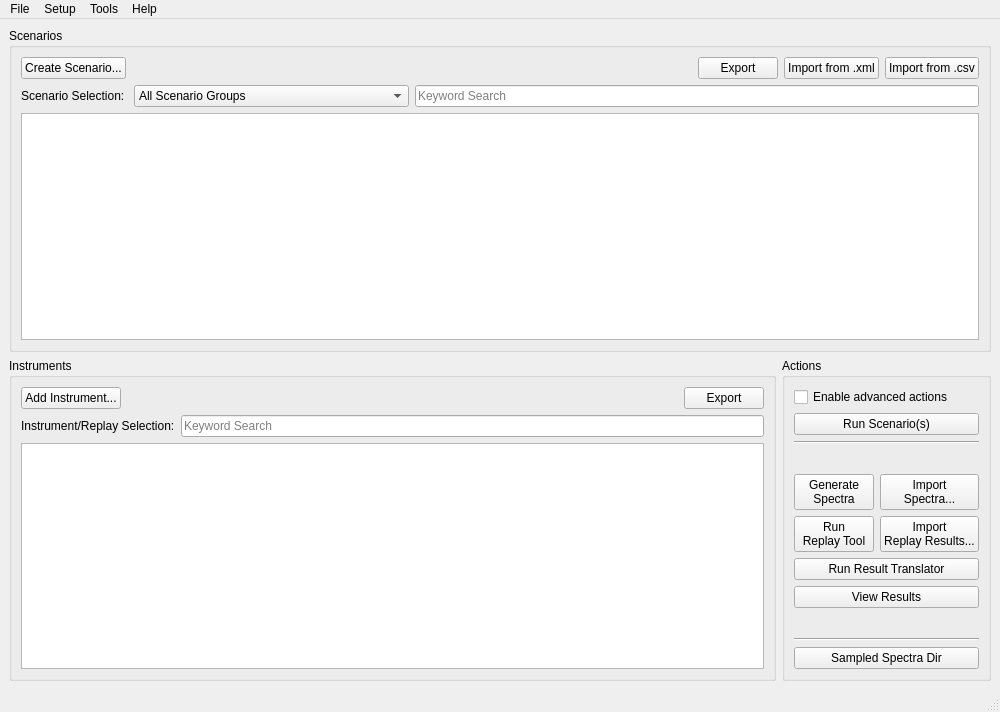
<?xml version="1.0" encoding="UTF-8"?>
<ui version="4.0">
 <class>MainWindow</class>
 <widget class="QMainWindow" name="MainWindow">
  <property name="geometry">
   <rect>
    <x>0</x>
    <y>0</y>
    <width>1000</width>
    <height>712</height>
   </rect>
  </property>
  <property name="sizePolicy">
   <sizepolicy hsizetype="Expanding" vsizetype="Expanding">
    <horstretch>0</horstretch>
    <verstretch>0</verstretch>
   </sizepolicy>
  </property>
  <property name="windowTitle">
   <string>RASE</string>
  </property>
  <property name="unifiedTitleAndToolBarOnMac">
   <bool>true</bool>
  </property>
  <widget class="QWidget" name="centralwidget">
   <layout class="QVBoxLayout" name="verticalLayout_6">
    <item>
     <layout class="QHBoxLayout" name="horizontalLayout_4" stretch="0">
      <item>
       <widget class="QGroupBox" name="groupBox">
        <property name="title">
         <string>Scenarios</string>
        </property>
        <property name="flat">
         <bool>false</bool>
        </property>
        <layout class="QVBoxLayout" name="verticalLayout">
         <item>
          <layout class="QHBoxLayout" name="horizontalLayout_9">
           <item>
            <widget class="QPushButton" name="btnAddScenario">
             <property name="text">
              <string>Create Scenario...</string>
             </property>
            </widget>
           </item>
           <item>
            <spacer name="horizontalSpacer_5">
             <property name="orientation">
              <enum>Qt::Orientation::Horizontal</enum>
             </property>
             <property name="sizeHint" stdset="0">
              <size>
               <width>40</width>
               <height>20</height>
              </size>
             </property>
            </spacer>
           </item>
           <item>
            <widget class="QPushButton" name="btnExportScenarios">
             <property name="text">
              <string>Export</string>
             </property>
            </widget>
           </item>
           <item>
            <widget class="QPushButton" name="btnImportScenariosXML">
             <property name="text">
              <string>Import from .xml</string>
             </property>
            </widget>
           </item>
           <item>
            <widget class="QPushButton" name="btnImportScenariosCSV">
             <property name="text">
              <string>Import from .csv</string>
             </property>
            </widget>
           </item>
          </layout>
         </item>
         <item>
          <layout class="QHBoxLayout" name="horizontalLayout_6">
           <item>
            <widget class="QLabel" name="label_12">
             <property name="text">
              <string>Scenario Selection: </string>
             </property>
            </widget>
           </item>
           <item>
            <widget class="QComboBox" name="cmbScenarioGroups">
             <property name="enabled">
              <bool>true</bool>
             </property>
             <property name="minimumSize">
              <size>
               <width>275</width>
               <height>0</height>
              </size>
             </property>
             <item>
              <property name="text">
               <string>All Scenario Groups</string>
              </property>
             </item>
            </widget>
           </item>
           <item>
            <widget class="QLineEdit" name="txtScenarioSearch">
             <property name="enabled">
              <bool>true</bool>
             </property>
             <property name="minimumSize">
              <size>
               <width>225</width>
               <height>0</height>
              </size>
             </property>
             <property name="text">
              <string/>
             </property>
             <property name="placeholderText">
              <string>Keyword Search</string>
             </property>
            </widget>
           </item>
          </layout>
         </item>
         <item>
          <layout class="QHBoxLayout" name="horizontalLayout_2" stretch="0">
           <item>
            <widget class="QTableWidget" name="tblScenario">
             <property name="editTriggers">
              <set>QAbstractItemView::EditTrigger::NoEditTriggers</set>
             </property>
             <property name="selectionMode">
              <enum>QAbstractItemView::SelectionMode::ExtendedSelection</enum>
             </property>
             <property name="selectionBehavior">
              <enum>QAbstractItemView::SelectionBehavior::SelectRows</enum>
             </property>
             <attribute name="horizontalHeaderStretchLastSection">
              <bool>true</bool>
             </attribute>
             <attribute name="verticalHeaderVisible">
              <bool>false</bool>
             </attribute>
            </widget>
           </item>
          </layout>
         </item>
        </layout>
       </widget>
      </item>
     </layout>
    </item>
    <item>
     <layout class="QHBoxLayout" name="horizontalLayout_12">
      <item>
       <widget class="QGroupBox" name="groupBox1">
        <property name="title">
         <string>Instruments</string>
        </property>
        <layout class="QVBoxLayout" name="verticalLayout_2">
         <item>
          <layout class="QHBoxLayout" name="horizontalLayout_3">
           <item>
            <widget class="QPushButton" name="btnAddDetector">
             <property name="text">
              <string>Add Instrument...</string>
             </property>
            </widget>
           </item>
           <item>
            <spacer name="horizontalSpacer_7">
             <property name="orientation">
              <enum>Qt::Orientation::Horizontal</enum>
             </property>
             <property name="sizeHint" stdset="0">
              <size>
               <width>40</width>
               <height>20</height>
              </size>
             </property>
            </spacer>
           </item>
           <item>
            <widget class="QPushButton" name="btnExportInstruments">
             <property name="text">
              <string>Export</string>
             </property>
            </widget>
           </item>
          </layout>
         </item>
         <item>
          <layout class="QHBoxLayout" name="horizontalLayout">
           <item>
            <widget class="QLabel" name="label_14">
             <property name="text">
              <string>Instrument/Replay Selection:</string>
             </property>
             <property name="textFormat">
              <enum>Qt::TextFormat::AutoText</enum>
             </property>
             <property name="scaledContents">
              <bool>false</bool>
             </property>
            </widget>
           </item>
           <item>
            <widget class="QLineEdit" name="txtDetectorSearch">
             <property name="enabled">
              <bool>true</bool>
             </property>
             <property name="minimumSize">
              <size>
               <width>225</width>
               <height>0</height>
              </size>
             </property>
             <property name="text">
              <string/>
             </property>
             <property name="placeholderText">
              <string>Keyword Search</string>
             </property>
            </widget>
           </item>
          </layout>
         </item>
         <item>
          <widget class="QTableWidget" name="tblDetectorReplay">
           <property name="editTriggers">
            <set>QAbstractItemView::EditTrigger::NoEditTriggers</set>
           </property>
           <property name="selectionBehavior">
            <enum>QAbstractItemView::SelectionBehavior::SelectRows</enum>
           </property>
           <property name="columnCount">
            <number>0</number>
           </property>
           <attribute name="horizontalHeaderDefaultSectionSize">
            <number>89</number>
           </attribute>
           <attribute name="horizontalHeaderStretchLastSection">
            <bool>true</bool>
           </attribute>
           <attribute name="verticalHeaderVisible">
            <bool>false</bool>
           </attribute>
          </widget>
         </item>
        </layout>
       </widget>
      </item>
      <item>
       <widget class="QGroupBox" name="groupBox2">
        <property name="title">
         <string>Actions</string>
        </property>
        <property name="flat">
         <bool>false</bool>
        </property>
        <property name="checkable">
         <bool>false</bool>
        </property>
        <layout class="QVBoxLayout" name="verticalLayout_3">
         <item>
          <widget class="QCheckBox" name="ckboxEnableAdvanced">
           <property name="text">
            <string>Enable advanced actions</string>
           </property>
          </widget>
         </item>
         <item>
          <widget class="QPushButton" name="btnGenScenario">
           <property name="text">
            <string>Run Scenario(s)</string>
           </property>
          </widget>
         </item>
         <item>
          <widget class="Line" name="line">
           <property name="orientation">
            <enum>Qt::Orientation::Horizontal</enum>
           </property>
          </widget>
         </item>
         <item>
          <spacer name="verticalSpacer_3">
           <property name="orientation">
            <enum>Qt::Orientation::Vertical</enum>
           </property>
           <property name="sizeHint" stdset="0">
            <size>
             <width>20</width>
             <height>10</height>
            </size>
           </property>
          </spacer>
         </item>
         <item>
          <layout class="QGridLayout" name="gridLayout">
           <property name="leftMargin">
            <number>0</number>
           </property>
           <item row="0" column="0">
            <widget class="QPushButton" name="btnGenerate">
             <property name="text">
              <string>Generate
Spectra</string>
             </property>
            </widget>
           </item>
           <item row="0" column="1">
            <widget class="QPushButton" name="btnImportSpectra">
             <property name="enabled">
              <bool>true</bool>
             </property>
             <property name="minimumSize">
              <size>
               <width>0</width>
               <height>0</height>
              </size>
             </property>
             <property name="text">
              <string>Import
Spectra...</string>
             </property>
            </widget>
           </item>
           <item row="1" column="0">
            <widget class="QPushButton" name="btnRunReplay">
             <property name="text">
              <string>Run
Replay Tool</string>
             </property>
            </widget>
           </item>
           <item row="1" column="1">
            <widget class="QPushButton" name="btnImportIDResults">
             <property name="text">
              <string>Import
Replay Results...</string>
             </property>
            </widget>
           </item>
          </layout>
         </item>
         <item>
          <widget class="QPushButton" name="btnRunResultsTranslator">
           <property name="enabled">
            <bool>true</bool>
           </property>
           <property name="text">
            <string>Run Result Translator</string>
           </property>
          </widget>
         </item>
         <item>
          <widget class="QPushButton" name="btnViewResults">
           <property name="text">
            <string>View Results</string>
           </property>
          </widget>
         </item>
         <item>
          <spacer name="verticalSpacer">
           <property name="orientation">
            <enum>Qt::Orientation::Vertical</enum>
           </property>
           <property name="sizeHint" stdset="0">
            <size>
             <width>20</width>
             <height>10</height>
            </size>
           </property>
          </spacer>
         </item>
         <item>
          <widget class="Line" name="line_2">
           <property name="orientation">
            <enum>Qt::Orientation::Horizontal</enum>
           </property>
          </widget>
         </item>
         <item>
          <widget class="QPushButton" name="btnSampleDir">
           <property name="text">
            <string>Sampled Spectra Dir</string>
           </property>
          </widget>
         </item>
        </layout>
       </widget>
      </item>
     </layout>
    </item>
   </layout>
  </widget>
  <widget class="QMenuBar" name="menubar">
   <property name="geometry">
    <rect>
     <x>0</x>
     <y>0</y>
     <width>1000</width>
     <height>24</height>
    </rect>
   </property>
   <property name="nativeMenuBar">
    <bool>false</bool>
   </property>
   <widget class="QMenu" name="menuTools">
    <property name="title">
     <string>Setup</string>
    </property>
    <addaction name="actionPreferences"/>
    <addaction name="actionReplay_Software"/>
    <addaction name="actionCorrespondence_Table"/>
    <addaction name="actionModify_Scenario_Groups"/>
    <addaction name="actionModify_Detector_Influences"/>
    <addaction name="actionModify_Material_Weights"/>
   </widget>
   <widget class="QMenu" name="menuFile">
    <property name="title">
     <string>File</string>
    </property>
    <addaction name="actionQuit"/>
   </widget>
   <widget class="QMenu" name="menuHelp">
    <property name="title">
     <string>Help</string>
    </property>
    <addaction name="actionHelp"/>
    <addaction name="actionAbout"/>
   </widget>
   <widget class="QMenu" name="menuTools_2">
    <property name="title">
     <string>Tools</string>
    </property>
    <addaction name="actionInput_Random_Seed"/>
    <addaction name="actionBase_Spectra_Creation_Tool"/>
    <addaction name="actionBase_Spectra_Creation_Wizard"/>
    <addaction name="actionShielded_Base_Spectra_Creation"/>
    <addaction name="actionAutomated_Scurve"/>
    <addaction name="actionDynamic_Scenarios_under_development"/>
   </widget>
   <addaction name="menuFile"/>
   <addaction name="menuTools"/>
   <addaction name="menuTools_2"/>
   <addaction name="menuHelp"/>
  </widget>
  <widget class="QStatusBar" name="statusbar"/>
  <action name="actionMaterials_List">
   <property name="text">
    <string>Materials...</string>
   </property>
  </action>
  <action name="actionDetector_List">
   <property name="text">
    <string>Instruments...</string>
   </property>
  </action>
  <action name="actionScenario_Groups">
   <property name="text">
    <string>Scenario Groups...</string>
   </property>
  </action>
  <action name="actionReplay_Software">
   <property name="text">
    <string>Replay Software...</string>
   </property>
  </action>
  <action name="actionImportIDResults">
   <property name="text">
    <string>Import ID Results...</string>
   </property>
  </action>
  <action name="actionAbout">
   <property name="text">
    <string>About...</string>
   </property>
  </action>
  <action name="actionCorrespondence_Table">
   <property name="text">
    <string>Correspondence Table...</string>
   </property>
  </action>
  <action name="actionQuit">
   <property name="text">
    <string>Quit</string>
   </property>
  </action>
  <action name="actionPreferences">
   <property name="text">
    <string>Preferences...</string>
   </property>
  </action>
  <action name="actionHelp">
   <property name="text">
    <string>Index...</string>
   </property>
   <property name="toolTip">
    <string>Help Index</string>
   </property>
  </action>
  <action name="actionInput_Random_Seed">
   <property name="text">
    <string>Set Random Seed</string>
   </property>
  </action>
  <action name="actionBase_Spectra_Creation_Tool">
   <property name="text">
    <string>Base Spectra Creation</string>
   </property>
  </action>
  <action name="actionAutomated_Scurve">
   <property name="text">
    <string>Automated S Curve Generation</string>
   </property>
  </action>
  <action name="actionMDA_Studies_under_development">
   <property name="enabled">
    <bool>false</bool>
   </property>
   <property name="text">
    <string>MDA Studies (under development)</string>
   </property>
  </action>
  <action name="actionDynamic_Scenarios_under_development">
   <property name="enabled">
    <bool>false</bool>
   </property>
   <property name="text">
    <string>Dynamic Scenarios (under development)</string>
   </property>
  </action>
  <action name="actionModify_Scenario_Groups">
   <property name="text">
    <string>Modify Scenario Groups...</string>
   </property>
  </action>
  <action name="actionModify_Detector_Influences">
   <property name="text">
    <string>Modify Detector Influences...</string>
   </property>
  </action>
  <action name="actionModify_Material_Weights">
   <property name="text">
    <string>Weighted F-score Manager...</string>
   </property>
  </action>
  <action name="actionBase_Spectra_Creation_Wizard">
   <property name="text">
    <string>Base Spectra Creation Wizard</string>
   </property>
  </action>
  <action name="actionShielded_Base_Spectra_Creation">
   <property name="text">
    <string>Shielded Base Spectra Creation</string>
   </property>
  </action>
 </widget>
 <resources/>
 <connections>
  <connection>
   <sender>actionQuit</sender>
   <signal>triggered()</signal>
   <receiver>MainWindow</receiver>
   <slot>close()</slot>
   <hints>
    <hint type="sourcelabel">
     <x>-1</x>
     <y>-1</y>
    </hint>
    <hint type="destinationlabel">
     <x>403</x>
     <y>355</y>
    </hint>
   </hints>
  </connection>
 </connections>
</ui>
